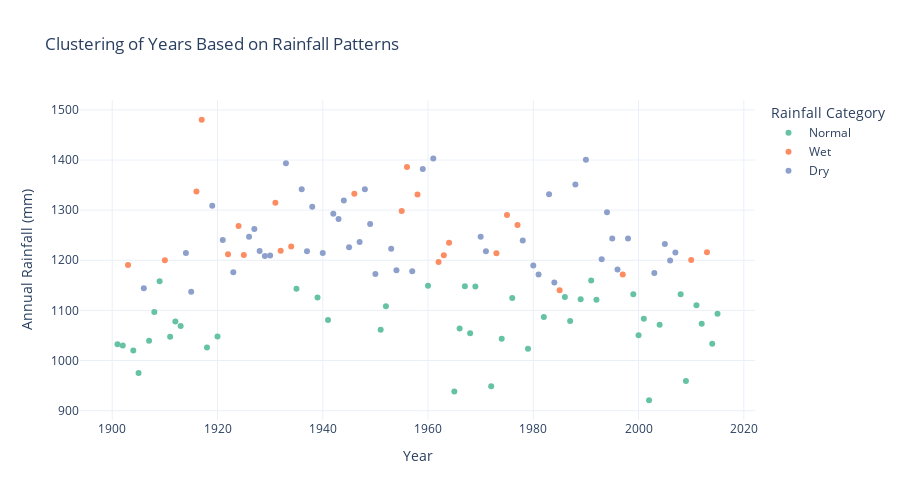

Notebook code for this chart:
### Markdown cell above
### Grouping Years Based on Rainfall Patterns

### Code cell
from sklearn.cluster import KMeans
from sklearn.preprocessing import StandardScaler

# prepare data for clustering
rainfall_features = rainfall_data[['Jan-Feb', 'Mar-May', 'Jun-Sep', 'Oct-Dec', 'ANNUAL']]
scaler = StandardScaler()
scaled_features = scaler.fit_transform(rainfall_features)

# perform k-means clustering
kmeans = KMeans(n_clusters=3, random_state=42)
rainfall_data['Rainfall_Cluster'] = kmeans.fit_predict(scaled_features)

# map cluster labels to categories (e.g., Dry, Normal, Wet)
cluster_labels = {0: 'Dry', 1: 'Normal', 2: 'Wet'}
rainfall_data['Rainfall_Category'] = rainfall_data['Rainfall_Cluster'].map(cluster_labels)

fig = px.scatter(
    rainfall_data,
    x='YEAR',
    y='ANNUAL',
    color='Rainfall_Category',
    title='Clustering of Years Based on Rainfall Patterns',
    labels={'YEAR': 'Year', 'ANNUAL': 'Annual Rainfall (mm)', 'Rainfall_Category': 'Rainfall Category'},
    color_discrete_sequence=px.colors.qualitative.Set2,
    hover_data={'Rainfall_Cluster': True, 'Rainfall_Category': True}
)

fig.update_layout(
    template='plotly_white',
    legend_title='Rainfall Category',
    height=500
)

fig.show()

### Figure 1 — Plotly figure (JSON) as saved in the notebook; plotly's stock layout.template omitted (floating-point values rounded to 4 significant figures)
{"data": [{"customdata": [[1, "Normal"], [1, "Normal"], [1, "Normal"], [1, "Normal"], [1, "Normal"], [1, "Normal"], [1, "Normal"], [1, "Normal"], [1, "Normal"], [1, "Normal"], [1, "Normal"], [1, "Normal"], [1, "Normal"], [1, "Normal"], [1, "Normal"], [1, "Normal"], [1, "Normal"], [1, "Normal"], [1, "Normal"], [1, "Normal"], [1, "Normal"], [1, "Normal"], [1, "Normal"], [1, "Normal"], [1, "Normal"], [1, "Normal"], [1, "Normal"], [1, "Normal"], [1, "Normal"], [1, "Normal"], [1, "Normal"], [1, "Normal"], [1, "Normal"], [1, "Normal"], [1, "Normal"], [1, "Normal"], [1, "Normal"], [1, "Normal"], [1, "Normal"], [1, "Normal"], [1, "Normal"], [1, "Normal"], [1, "Normal"], [1, "Normal"]], "hovertemplate": "Rainfall Category=%{customdata[1]}<br>Year=%{x}<br>Annual Rainfall (mm)=%{y}<br>Rainfall_Cluster=%{customdata[0]}<extra></extra>", "legendgroup": "Normal", "marker": {"color": "rgb(102,194,165)", "symbol": "circle"}, "mode": "markers", "name": "Normal", "orientation": "v", "showlegend": true, "type": "scatter", "x": [1901, 1902, 1904, 1905, 1907, 1908, 1909, 1911, 1912, 1913, 1918, 1920, 1935, 1939, 1941, 1951, 1952, 1960, 1965, 1966, 1967, 1968, 1969, 1972, 1974, 1976, 1979, 1982, 1986, 1987, 1989, 1991, 1992, 1999, 2000, 2001, 2002, 2004, 2008, 2009, 2011, 2012, 2014, 2015], "xaxis": "x", "y": [1032.0, 1030.0, 1020.0, 975.3, 1040.0, 1097.0, 1158.0, 1048.0, 1078.0, 1069.0, 1026.0, 1048.0, 1143.0, 1126.0, 1081.0, 1061.0, 1108.0, 1149.0, 938.4, 1064.0, 1148.0, 1054.0, 1148.0, 948.5, 1044.0, 1125.0, 1023.0, 1087.0, 1127.0, 1079.0, 1122.0, 1160.0, 1121.0, 1132.0, 1050.0, 1083.0, 920.8, 1071.0, 1132.0, 959.3, 1110.0, 1074.0, 1034.0, 1093.0], "yaxis": "y"}, {"customdata": [[2, "Wet"], [2, "Wet"], [2, "Wet"], [2, "Wet"], [2, "Wet"], [2, "Wet"], [2, "Wet"], [2, "Wet"], [2, "Wet"], [2, "Wet"], [2, "Wet"], [2, "Wet"], [2, "Wet"], [2, "Wet"], [2, "Wet"], [2, "Wet"], [2, "Wet"], [2, "Wet"], [2, "Wet"], [2, "Wet"], [2, "Wet"], [2, "Wet"], [2, "Wet"], [2, "Wet"]], "hovertemplate": "Rainfall Category=%{customdata[1]}<br>Year=%{x}<br>Annual Rainfall (mm)=%{y}<br>Rainfall_Cluster=%{customdata[0]}<extra></extra>", "legendgroup": "Wet", "marker": {"color": "rgb(252,141,98)", "symbol": "circle"}, "mode": "markers", "name": "Wet", "orientation": "v", "showlegend": true, "type": "scatter", "x": [1903, 1910, 1916, 1917, 1922, 1924, 1925, 1931, 1932, 1934, 1946, 1955, 1956, 1958, 1962, 1963, 1964, 1973, 1975, 1977, 1985, 1997, 2010, 2013], "xaxis": "x", "y": [1190.0, 1200.0, 1337.0, 1480.0, 1212.0, 1268.0, 1210.0, 1315.0, 1219.0, 1228.0, 1333.0, 1298.0, 1386.0, 1331.0, 1196.0, 1210.0, 1235.0, 1214.0, 1290.0, 1270.0, 1140.0, 1171.0, 1200.0, 1216.0], "yaxis": "y"}, {"customdata": [[0, "Dry"], [0, "Dry"], [0, "Dry"], [0, "Dry"], [0, "Dry"], [0, "Dry"], [0, "Dry"], [0, "Dry"], [0, "Dry"], [0, "Dry"], [0, "Dry"], [0, "Dry"], [0, "Dry"], [0, "Dry"], [0, "Dry"], [0, "Dry"], [0, "Dry"], [0, "Dry"], [0, "Dry"], [0, "Dry"], [0, "Dry"], [0, "Dry"], [0, "Dry"], [0, "Dry"], [0, "Dry"], [0, "Dry"], [0, "Dry"], [0, "Dry"], [0, "Dry"], [0, "Dry"], [0, "Dry"], [0, "Dry"], [0, "Dry"], [0, "Dry"], [0, "Dry"], [0, "Dry"], [0, "Dry"], [0, "Dry"], [0, "Dry"], [0, "Dry"], [0, "Dry"], [0, "Dry"], [0, "Dry"], [0, "Dry"], [0, "Dry"], [0, "Dry"], [0, "Dry"]], "hovertemplate": "Rainfall Category=%{customdata[1]}<br>Year=%{x}<br>Annual Rainfall (mm)=%{y}<br>Rainfall_Cluster=%{customdata[0]}<extra></extra>", "legendgroup": "Dry", "marker": {"color": "rgb(141,160,203)", "symbol": "circle"}, "mode": "markers", "name": "Dry", "orientation": "v", "showlegend": true, "type": "scatter", "x": [1906, 1914, 1915, 1919, 1921, 1923, 1926, 1927, 1928, 1929, 1930, 1933, 1936, 1937, 1938, 1940, 1942, 1943, 1944, 1945, 1947, 1948, 1949, 1950, 1953, 1954, 1957, 1959, 1961, 1970, 1971, 1978, 1980, 1981, 1983, 1984, 1988, 1990, 1993, 1994, 1995, 1996, 1998, 2003, 2005, 2006, 2007], "xaxis": "x", "y": [1144.0, 1214.0, 1137.0, 1309.0, 1240.0, 1176.0, 1247.0, 1263.0, 1218.0, 1208.0, 1209.0, 1394.0, 1342.0, 1218.0, 1307.0, 1215.0, 1293.0, 1282.0, 1319.0, 1226.0, 1237.0, 1342.0, 1272.0, 1172.0, 1223.0, 1180.0, 1178.0, 1382.0, 1403.0, 1247.0, 1218.0, 1239.0, 1190.0, 1172.0, 1332.0, 1156.0, 1351.0, 1401.0, 1202.0, 1296.0, 1244.0, 1182.0, 1244.0, 1174.0, 1232.0, 1199.0, 1216.0], "yaxis": "y"}], "layout": {"height": 500, "legend": {"title": {"text": "Rainfall Category"}, "tracegroupgap": 0}, "title": {"text": "Clustering of Years Based on Rainfall Patterns"}, "xaxis": {"anchor": "y", "domain": [0, 1], "title": {"text": "Year"}}, "yaxis": {"anchor": "x", "domain": [0, 1], "title": {"text": "Annual Rainfall (mm)"}}}}
